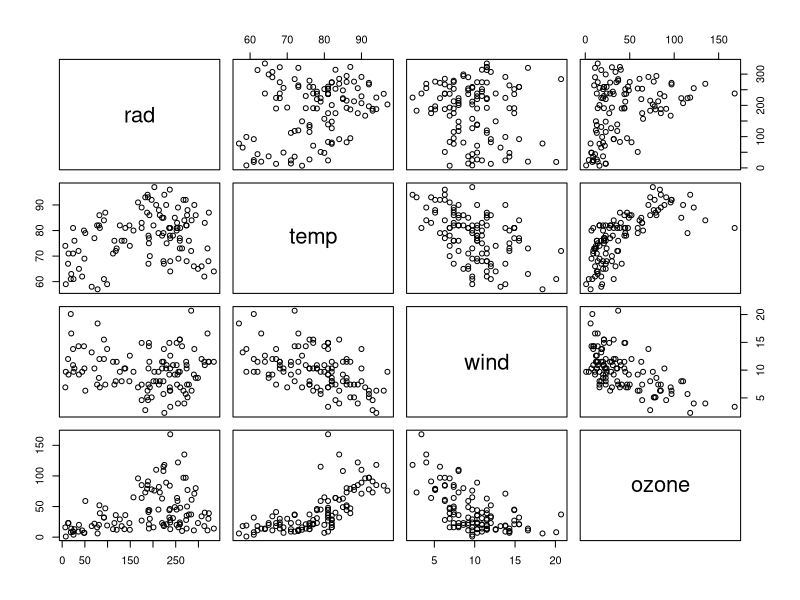
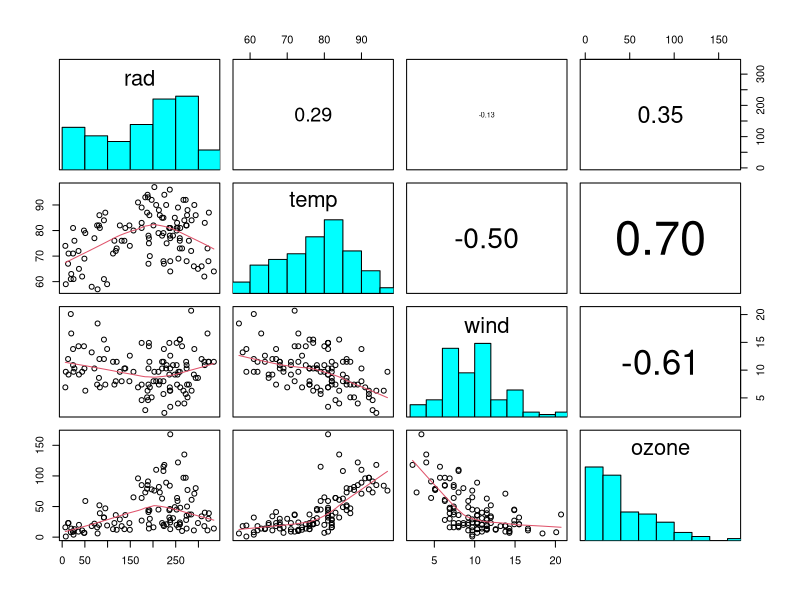
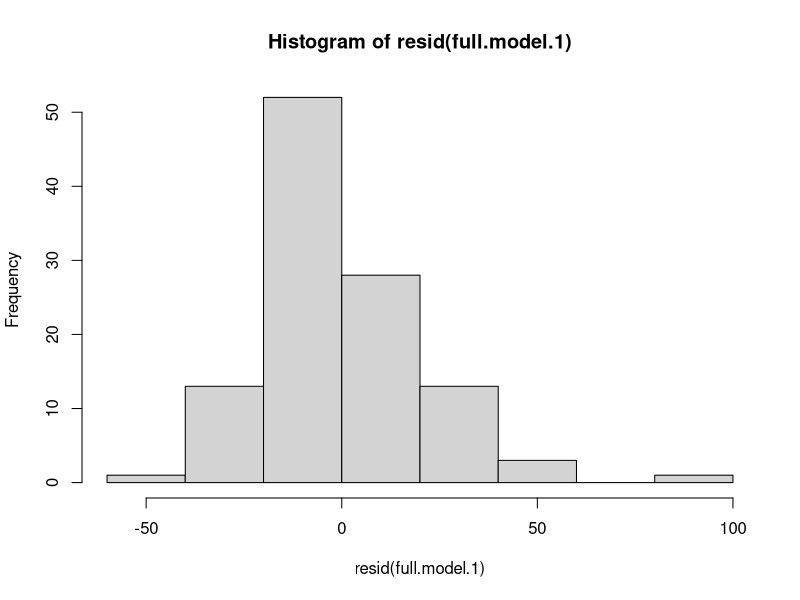
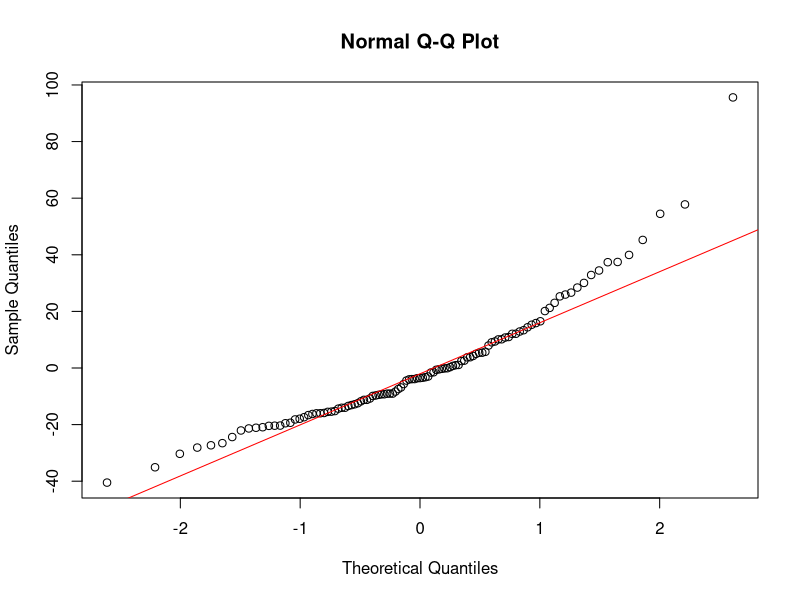
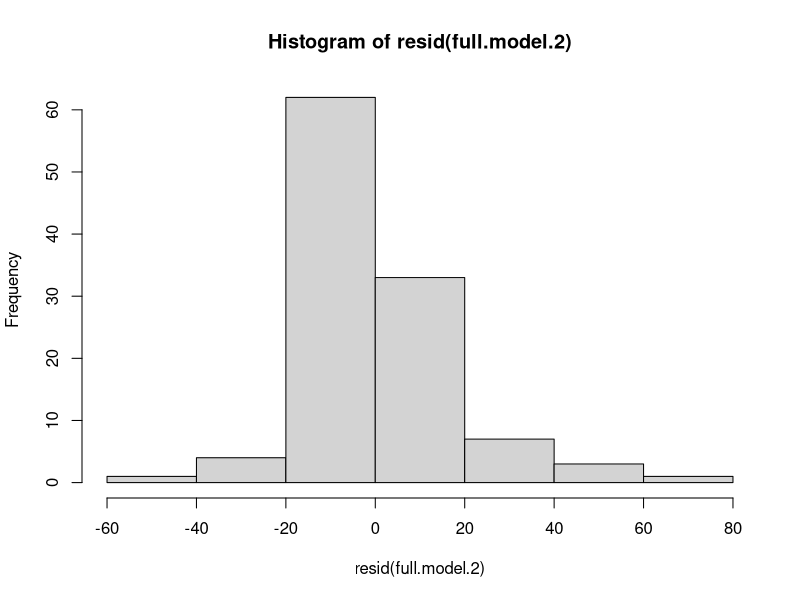
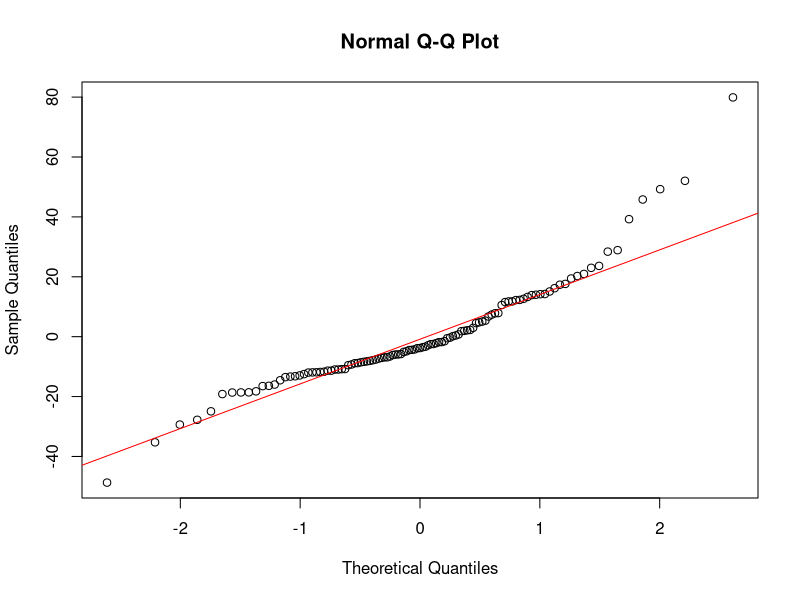
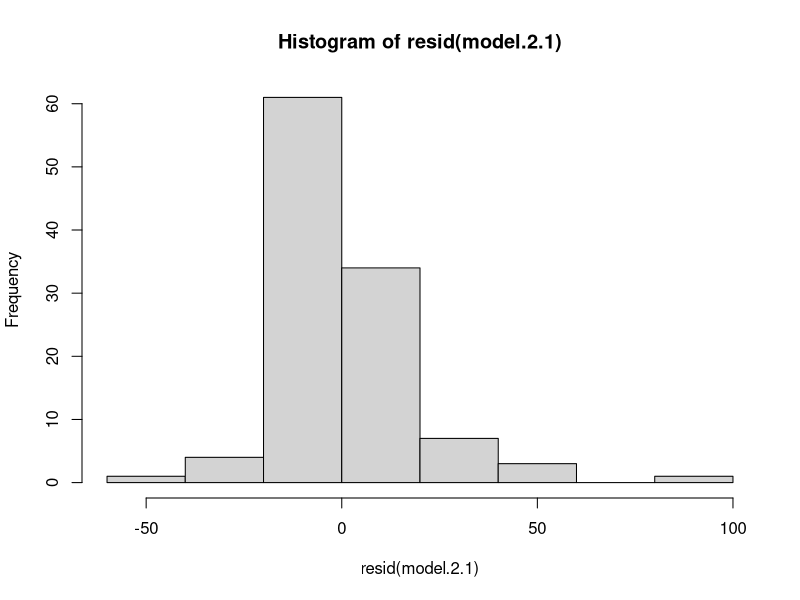
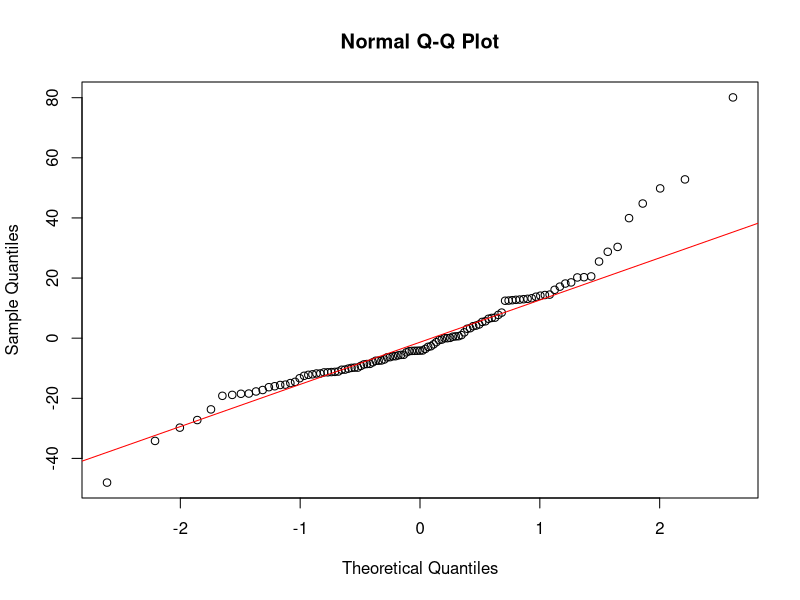

These charts were generated, in order, by the following R code:
## ---- chunk 1

# the dataset i have is a *.txt file and is tab or white space 
# delimited. If you have a *.csv file  you might need to adapt 
# the code accordingly

ozone_data <- read.csv("ozone_data.csv", header = TRUE, 
                         stringsAsFactors = FALSE)

# check its structure
str(ozone_data)

# and its summary
summary(ozone_data)

## ---- chunk 2

pairs(ozone_data)

## ---- chunk 3

## this custom defined function
## puts histograms on the diagonal
panel.hist <- function(x, ...)
{
    usr <- par("usr"); on.exit(par(usr))
    par(usr = c(usr[1:2], 0, 1.5) )
    h <- hist(x, plot = FALSE)
    breaks <- h$breaks; nB <- length(breaks)
    y <- h$counts; y <- y/max(y)
    rect(breaks[-nB], 0, breaks[-1], y, col = "cyan", ...)
}

## this custom defined function 
## puts correlations on the upper panels,
## with size proportional to the correlations.
panel.cor <- function(x, y, digits = 2, prefix = "", cex.cor, ...)
{
    usr <- par("usr"); on.exit(par(usr))
    par(usr = c(0, 1, 0, 1))
    r <- cor(x, y)
    txt <- format(c(r, 0.123456789), digits = digits)[1]
    txt <- paste0(prefix, txt)
    if(missing(cex.cor)) cex.cor <- 0.8/strwidth(txt)
    text(0.5, 0.5, txt, cex = cex.cor * abs(r))
}


# now plot using pairs again, but this time augment the 
# diagonals and lower triangle with our new functions.
pairs(ozone_data, 
      diag.panel = panel.hist, lower.panel = panel.smooth,
      upper.panel = panel.cor)

## ---- chunk 4

null.model <- glm(ozone ~ 1, data = ozone_data)

full.model.1 <- glm(ozone ~ rad + temp + wind, data = ozone_data)
summary(full.model.1)

# check the residuals
hist(resid(full.model.1))

# qqplots are great ways to check if the assumption of 
# normality is met.
qqnorm(resid(full.model.1))
qqline(resid(full.model.1), col = "red")

## ---- chunk 5

full.model.2 <- glm(ozone ~ rad + I(rad^2) + 
                      temp + I(temp^2) + 
                      wind + I(wind^2), 
                    data = ozone_data)

summary(full.model.2)

# check the residuals
hist(resid(full.model.2))

# qqplots are great ways to check if the assumption of 
# normality is met.
qqnorm(resid(full.model.2))
qqline(resid(full.model.2), col = "red")

## ---- chunk 6
model.2.1 <- glm(ozone ~ rad + 
                      temp + I(temp^2) + 
                      wind + I(wind^2), 
                    data = ozone_data)

model.2.2<- glm(ozone ~ temp + I(temp^2) + 
                      wind + I(wind^2), 
                    data = ozone_data)

summary(model.2.1)
summary(model.2.2)


## ---- chunk 7

# check the residuals
hist(resid(model.2.1))

# qqplots are great ways to check if the assumption of 
# normality is met.
qqnorm(resid(model.2.1))
qqline(resid(model.2.1), col = "red")

## ---- chunk 8

step_best_model <- step(full.model.2)

summary(step_best_model)

## ---- chunk 9

ozone_data$logozone <- log10(ozone_data$ozone)

pairs(ozone_data, diag.panel = panel.hist, lower.panel = panel.smooth,
      upper.panel = panel.cor)

## ---- chunk 10

full.log.model.1 <- glm(logozone ~ rad + I(rad^2) + 
                      temp + I(temp^2) + 
                      wind + I(wind^2), 
                    data = ozone_data)

summary(full.log.model.1)

## ---- chunk 11

stepped_log_model <- step(full.log.model.1)

## ---- chunk 12

# check the residuals
hist(resid(stepped_log_model))

# qqplots are great ways to check if the assumption of 
# normality is met.
qqnorm(resid(stepped_log_model))
qqline(resid(stepped_log_model), col = "red")

## ---- chunk 13
summary(stepped_log_model)
